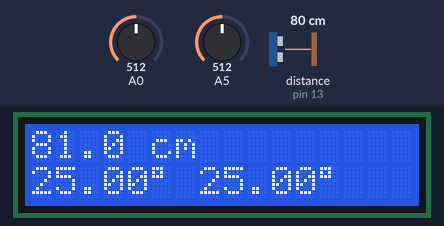
A sketch run on a simulated Arduino Uno, built with avr-gcc and run on an emulated ATmega328P. On the bench: 16×2 character LCD. Wiring (inferred from the names in the program): ultrasonic range finder: trigger pin 10; echo pin 13. Inputs (shaded band) come from the test bench; at power-on: distance to the obstacle (sensor on pin 13) 80 cm, A0 = 512, A5 = 512. The echo pulse lasts 58.3 µs per cm; what the sketch prints to the serial monitor is not drawn.

Above: at 1.2 s.
1.3 s: distance to the obstacle (sensor on pin 13) set to 4 cm
At 1.5 s:
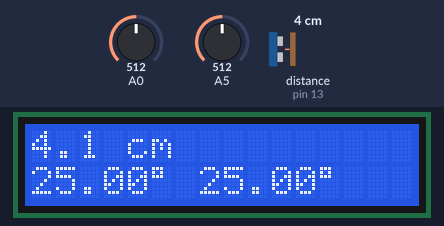
4.0 s: distance to the obstacle (sensor on pin 13) set to 2 cm
At 4.36 s:
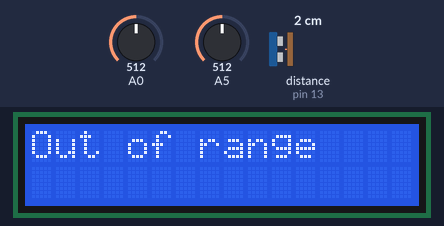
6.8 s: A0 set to 1002
8.3 s: A0 set to 1019
At 8.82 s:
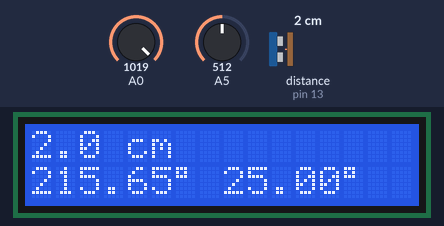
10.1 s: A5 set to 171
At 10.46 s:
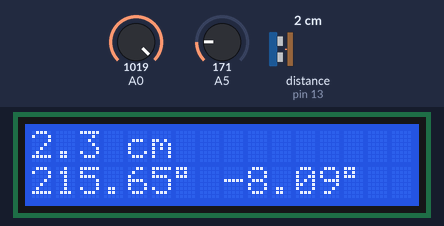
11.7 s: A5 set to 148
At 12.09 s:
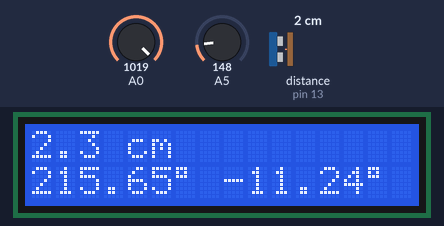
Timing chart, 0 to 14.3 s (numbered marks = the images above; inputs shaded):
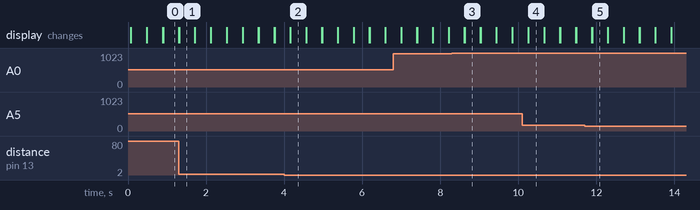

The sketch:

HC-SR04-NTC-110.ino
```cpp
#include <LiquidCrystal.h>
#include <math.h>

#define trigPin 10
#define echoPin 13
#define delayTime 200

LiquidCrystal lcd(12, 11, 5, 4, 3, 2);

double thermistor(int RawADC) {
 double temp;
 temp = log(10000.0 * ((1024.0/RawADC - 1)));
 temp = 1 / (0.001129148 + (0.000234125 + (0.0000000876741 * temp * temp ))* temp );
 temp = temp - 273.15;
 return temp;
}

void setup() {
  Serial.begin (9600);

  pinMode(trigPin, OUTPUT);
  pinMode(echoPin, INPUT);
  lcd.begin(16, 2);
}

void loop() {
  int val, val2;
  double spdSnd, temp, temp2, tempAverage;

  val = analogRead(0);
  val2 = analogRead(5);
  temp = thermistor(val);
  temp2 = thermistor(val2);

  float duration, distance;
  digitalWrite(trigPin, LOW);
  delayMicroseconds(2);

  digitalWrite(trigPin, HIGH);
  delayMicroseconds(10);
  digitalWrite(trigPin, LOW);

  duration = pulseIn(echoPin, HIGH);
  tempAverage = (temp + temp2) / 2;
  spdSnd = 331.4 + (0.606 * tempAverage) + 0.62;
  distance = (duration / 2) * (spdSnd / 10000);

  if (distance >= 400 || distance <= 2){
    Serial.print("Distance = ");
    Serial.println("Out of range");

    lcd.print("Out of range");
    delay(delayTime);
  }
  else {
    Serial.print("Distance = ");
    Serial.print(distance);
    Serial.print(" cm - ");
    Serial.print("Temperature = ");
    Serial.print(temp);
    Serial.println(" *");

    lcd.print(distance, 1);
    lcd.print(" cm");
    lcd.setCursor(0, 1);
    lcd.print(temp);
    lcd.print((char)223);
    lcd.print(" ");
    lcd.print(temp2);
    lcd.print((char)223);
    delay(delayTime);
  }

  delay(delayTime);
  lcd.clear();
}
```

Measured:
- the behaviour switches between 3 and 2 cm on distance to the obstacle (sensor on pin 13) (found by bisection; images 1 and 2)
- the behaviour switches between 1018 and 1019 on A0 (found by bisection; images 2 and 3)
- after the input at 1.3 s, the display: first differs from a run without the input at once (image 1)
- after the input at 4.0 s, the display: first differs from a run without the input after 0.16 s (image 2)
- after the input at 8.3 s, the display: first differs from a run without the input after 0.33 s (image 3)
- after the input at 10.1 s, the display: first differs from a run without the input after 0.16 s (image 4)
- after the input at 11.7 s, the display: first differs from a run without the input after 0.19 s (image 5)
